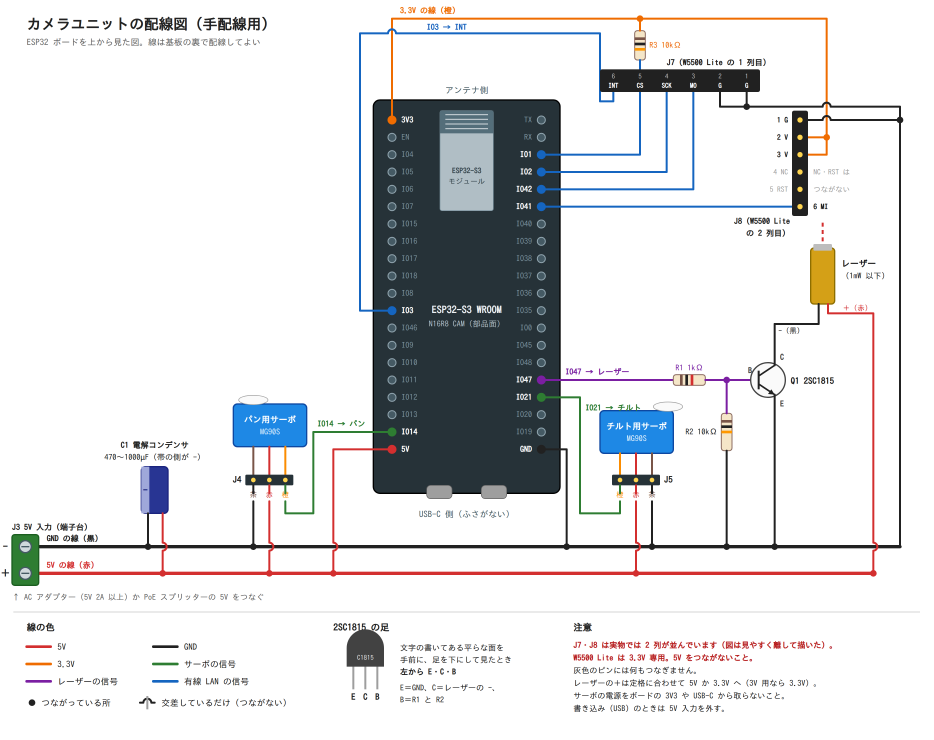
#> input picture docs/images/wiring.png, 2800 x 2220 px (shown at 1/3 size)
$ python render.py
#> lines starting #> are read from the running program, lines starting #| are printed output that depends on the picture
"""docs/images の SVG を PNG（と印刷用の PDF）にする。Chromium と Pillow が必要。

  python docs/images/wiring_diagram.py && python docs/images/figures.py   # SVG を作り直す
  CHROME=/path/to/chrome python docs/images/render.py                     # PNG・PDF を作る

配線図からは、手順書の各節に載せる拡大図（wiring_*.png）も切り出す。
"""

from __future__ import annotations

import os
import re
import subprocess
import tempfile
from pathlib import Path

from PIL import Image

HERE = Path(__file__).parent
SCALE = 2
CHROME = os.environ.get("CHROME", "chromium")

# 配線図から切り出す拡大図（SVG 上の座標: 左, 上, 右, 下）
CROPS = {
    "wiring_power.png": (0, 585, 1010, 910),  # 電源・コンデンサ・サーボ
    "wiring_laser.png": (800, 300, 1400, 910),  # レーザー（R1・R2・Q1）
    "wiring_to92.png": (490, 925, 850, 1075),  # 2SC1815 の足
    "wiring_lan.png": (520, 0, 1400, 370),  # 有線 LAN 用の口（J7・J8）
}


def size_of(svg: Path) -> tuple[int, int]:
    m = re.search(r'width="(\d+)" height="(\d+)"', svg.read_text(encoding="utf-8"))
    return int(m.group(1)), int(m.group(2))


def chrome(args: list[str], html: str) -> None:
    with tempfile.TemporaryDirectory() as tmp:
        page = Path(tmp) / "page.html"
        page.write_text(html, encoding="utf-8")
        subprocess.run([CHROME, "--headless=new", "--no-sandbox", "--disable-gpu", "--hide-scrollbars", *args,
                        page.as_uri()], check=True, capture_output=True)


def to_png(svg: Path) -> Path:
    w, h = size_of(svg)
    png = svg.with_suffix(".png")
    html = (f'<!doctype html><style>html,body{{margin:0;background:#fff}}</style>'
            f'<img src="{svg.resolve().as_uri()}" style="display:block;width:{w}px;height:{h}px">')
    # 画面の高さは指定より少し小さくなるので、大きめに開いてから切り取る
    chrome([f"--force-device-scale-factor={SCALE}", f"--window-size={w},{h + 300}", f"--screenshot={png}"], html)
    Image.open(png).crop((0, 0, w * SCALE, h * SCALE)).save(png, optimize=True)
    return png


def to_pdf(svg: Path) -> Path:
    w, h = size_of(svg)
    pdf = svg.with_suffix(".pdf")
    html = (f'<!doctype html><style>@page{{size:{w}px {h}px;margin:0}}html,body{{margin:0}}</style>'
            f'<img src="{svg.resolve().as_uri()}" style="display:block;width:{w}px;height:{h}px">')
    chrome(["--no-pdf-header-footer", f"--print-to-pdf={pdf}"], html)
    return pdf


def main() -> None:
    for svg in sorted(HERE.glob("*.svg")):
        print("PNG:", to_png(svg))
    wiring = Image.open(HERE / "wiring.png")
#> wiring is the input picture: PIL image 2800x2220 RGB; mean R, G, B 222, 223, 224.3
    for name, box in CROPS.items():
        wiring.crop(tuple(v * SCALE for v in box)).save(HERE / name, optimize=True)
        print("切り出し:", HERE / name)
#> this loop made 4 passes
#> pass 1, in main, `wiring.crop(tuple(v * SCALE for v in box)).save(HERE / name, optimize=..`:
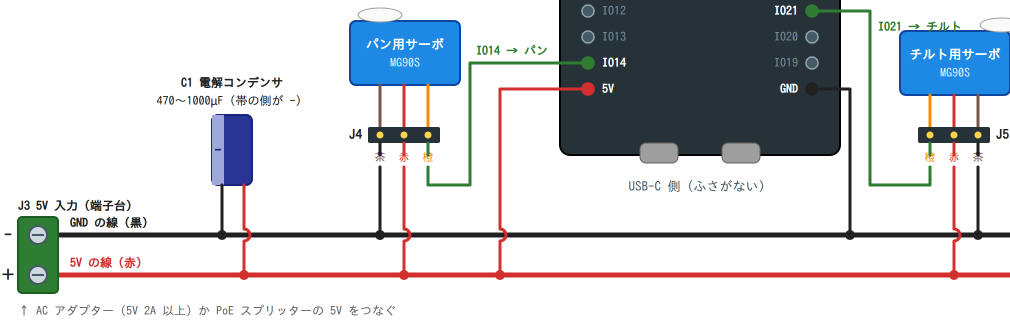
#> saved as wiring_power.png: PIL image 2020x650 RGB (shown at 1/2 size); mean R, G, B 204.1, 207.5, 211.5
#> pass 2, in main, `wiring.crop(tuple(v * SCALE for v in box)).save(HERE / name, optimize=..`:
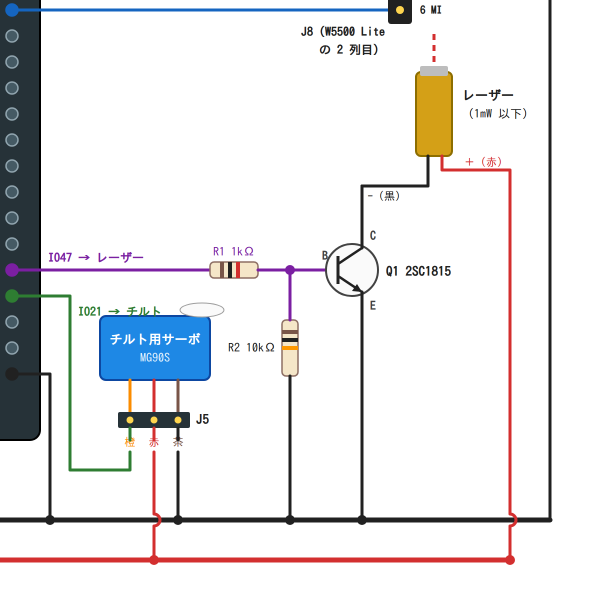
#> saved as wiring_laser.png: PIL image 1200x1220 RGB (shown at 1/2 size); mean R, G, B 231, 231, 232.2
    print("PDF:", to_pdf(HERE / "wiring.svg"))


if __name__ == "__main__":
#> (the run stopped early here; a loop or call above may not have finished)

$ run again, with docs/images/install.png copied over docs/images/wiring.png
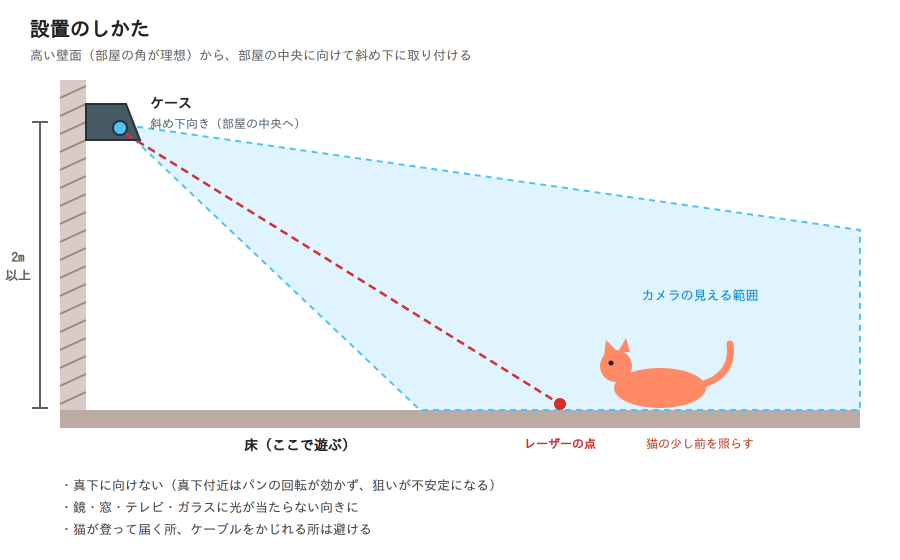
#> input picture docs/images/install.png, 1800 x 1120 px (shown at 1/2 size)
#> in main, wiring is the input picture: PIL image 1800x1120 RGB; mean R, G, B 240.5, 244.2, 246.3
#> the loop in main, `for name, box in CROPS.items():` made 4 passes
#> pass 2, in main, `wiring.crop(tuple(v * SCALE for v in box)).save(HERE / name, optimize=..`:
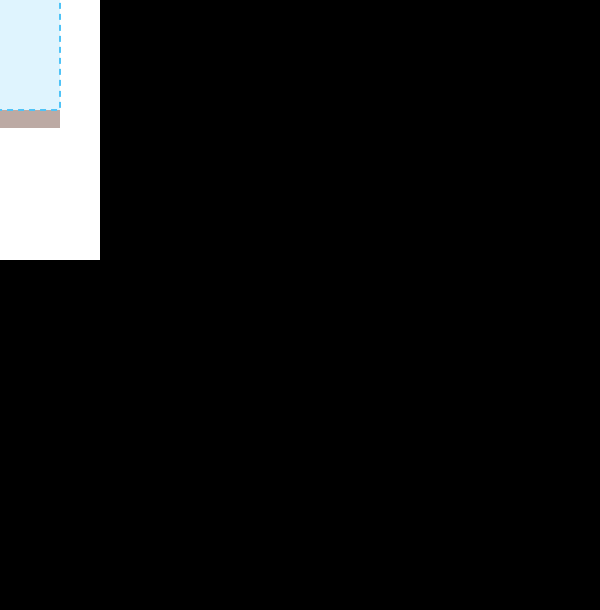
#> saved as wiring_laser.png: PIL image 1200x1220 RGB (shown at 1/2 size); mean R, G, B 17.3, 17.6, 17.8
